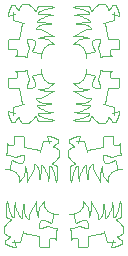

A 2D game scene composited from a Tiled map and its tileset images. What follows is a short description and the map's XML, with every tile layer's data as written:
An orthogonal 2x4 tile map with 64x64 px tiles, 1 tile layer (Tile Layer 1), 2 tilesets and 8 objects.

<map version="1.8" tiledversion="1.8.2" orientation="orthogonal" renderorder="right-down" width="2" height="4" tilewidth="64" tileheight="64" infinite="0" nextlayerid="4" nextobjectid="11">
 <tileset firstgid="1" source="Tileset.tsx" />
 <tileset firstgid="5" source="test.tsx" />
 <layer id="1" name="Tile Layer 1" width="2" height="4">
  <data encoding="csv">
5,2147483653,
1073741829,3221225477,
2684354565,536870917,
1610612741,3758096389
</data>
 </layer>
 <objectgroup id="3" name="Object Layer 1">
  <object id="1" gid="5" x="134.787" y="64.6729" width="64" height="64" />
  <object id="3" gid="2147483653" x="199.2" y="64.9841" width="64" height="64" />
  <object id="4" gid="3221225477" x="198.889" y="130.33" width="64" height="64" />
  <object id="5" gid="1073741829" x="134.787" y="129.708" width="64" height="64" />
  <object id="6" gid="1073741829" x="265.479" y="251.998" width="64" height="64" rotation="-90" />
  <object id="7" gid="3221225477" x="198.577" y="195.365" width="64" height="64" rotation="-90" />
  <object id="9" gid="5" x="198.577" y="261.333" width="64" height="64" rotation="-90" />
  <object id="10" gid="1073741829" x="266.101" y="119.128" width="120" height="32" rotation="90" />
 </objectgroup>
</map>
